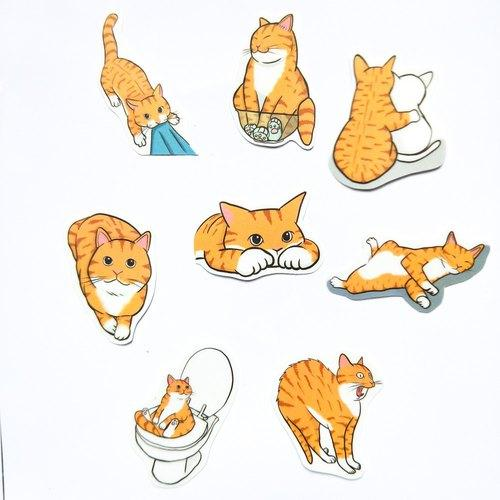
//> input picture opencv3/image/cat3.jpg, 500 x 500 px
$ ./erode   (built with g++ and OpenCV 4)
//> lines starting //> are read from the running program, lines starting //| are printed output that depends on the picture
#include <opencv2/imgproc.hpp>
#include <opencv2/highgui.hpp>

using namespace cv;

int main(int, char **argv)
{
	Mat src;
	Mat tmp;
	Mat dst;

	src = imread("F:/workspace/box/opencv3/image/cat3.jpg", 1);
//> src is the input picture: 500 rows x 500 cols, CV_8UC3; mean B, G, R 223.9, 234.9, 242.4

	if (src.empty())
	{
		return -1;
	}

	Mat ele = getStructuringElement(MORPH_RECT, Size(5, 5)); //getStructuringElement返回值定义内核矩阵
	//erode(src, dst, ele);  //腐蚀
	//dilate(src, dst, ele);   //膨胀

	erode(src, tmp, ele);    //开运算  ，先腐蚀再膨胀
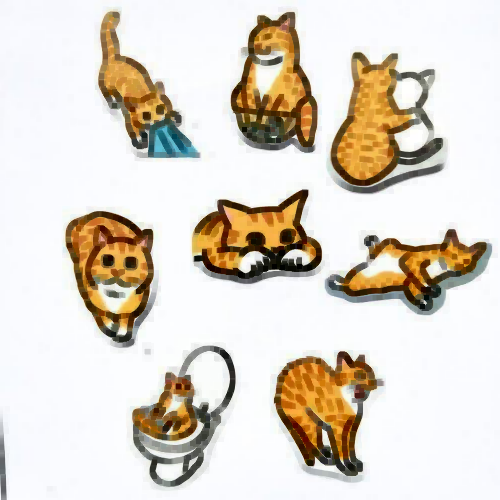
//> tmp: 500 rows x 500 cols, CV_8UC3; mean B, G, R 203, 213.9, 221.8
	dilate(tmp, dst, ele);
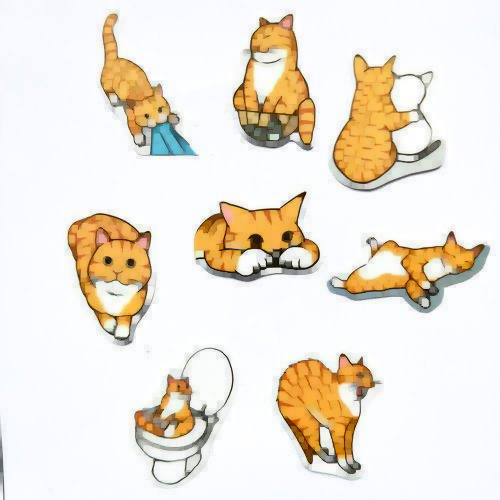
//> dst: 500 rows x 500 cols, CV_8UC3; mean B, G, R 218.8, 230, 237.7

	imshow("secImage", src);
	imshow("dstImage", dst);

	waitKey(0);

	return 0;
}
